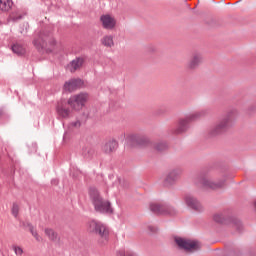
#> input picture images/TCGA-02-0001-01Z-00-DX2_20x_832_29856_256x256.png, 256 x 256 px, found by its file name
$ jupyter execute --allow-errors GBM_haralick_features.ipynb   (shell and % lines are left out)   (older library calls are emulated)
#> lines starting #> are read from the running program, lines starting #| are printed output that depends on the picture
[cell 1]
from __future__ import print_function

from sklearn import cluster
import histomicstk as htk

import numpy as np
import scipy as sp

import skimage.io
import skimage.measure
import skimage.color


import matplotlib.pyplot as plt
import matplotlib.patches as mpatches

import cv2
import numpy as np
import math

#Some nice default configuration for plots
plt.rcParams['figure.figsize'] = 15, 15
plt.rcParams['image.cmap'] = 'gray'
titlesize = 24

[cell 2]
# [62 lines left out: function circle_fit, not called in this run]

[cell 3]
inputImageFile = ('/home/raj/github/glioma_histo_img_classifier_lob/images/TCGA-02-0001-01Z-00-DX2_20x_832_29856_256x256.png')  # H&E.png

imInput = skimage.io.imread(inputImageFile)[:, :, :3]
#> imInput is the input picture: shape (256, 256, 3); mean R, G, B 211.5, 136.5, 168.9

plt.imshow(imInput)
_ = plt.title('Input Image', fontsize=16)

[cell 4]
## GLCM calculation
grayscaled=skimage.color.rgb2gray(imInput)
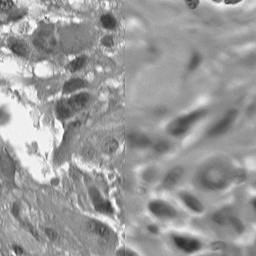
#> grayscaled: shape (256, 256) float64; min 0.176, max 0.999, mean 0.607
#> (the rest of this cell did not finish here and is left out)

#> (a cell that did not finish here is left out)

#> (a cell that did not finish here is left out)

#> (a cell that did not finish here is left out)

#> (a cell that did not finish here is left out)

[cell 9]
# Haralick features calculation

[cell 10]
# defining feature extractor that we want to use
extractor = cv2.xfeatures2d.SIFT_create()
#extractor = cv2.SIFT()

def features(image, extractor):
    keypoints, descriptors = extractor.detectAndCompute(image, None)
    return keypoints, descriptors

#> (a cell that did not finish here is left out)

[cell 12]
image_path = "/home/raj/github/glioma_histo_img_classifier_lob/images"

[cell 13]
descriptor_list = []
#> (the rest of this cell did not finish here and is left out)

#> (a cell that did not finish here is left out)

[cell 15]
# [6 lines left out: function build_histogram, not called in this run]

[cell 16]
from sklearn.cluster import KMeans

kmeans = KMeans(n_clusters = 800)
#> (the rest of this cell did not finish here and is left out)

[cell 17]
image1= "/home/raj/github/glioma_histo_img_classifier_lob/images/TCGA-02-0001-01Z-00-DX2_20x_832_29856_256x256.png"

[cell 18]
from sklearn.neighbors import NearestNeighbors

data = cv2.imread(image1)
#> (the rest of this cell did not finish here and is left out)

### K Means Cluster Analysis

[cell 19]
# Converting 3D image data into 2D data for k-means clustering
x, y, z = imInput.shape
#> x = 256; y = 256; z = 3
image_2d = imInput.reshape(x*y, z)
image_2d.shape
#> Out = (65536, 3)

[cell 20]
# Applying K-means clusters on the given image
# As the input is image object, the clusters are color intensity
# Based on pixel (colored) distances from the respective cluster_centers
kmeans_cluster_00 = cluster.KMeans(n_clusters=3)
kmeans_cluster_00.fit(image_2d)
cluster_centers_00 = kmeans_cluster_00.cluster_centers_
cluster_labels_00 = kmeans_cluster_00.labels_

[cell 21]
cluster_labels_00

[cell 22]
cluster_centers_00

[cell 23]
kmeans_cluster_00.cluster_centers_[:,0]

[cell 24]
kmeans_cluster_00.cluster_centers_[:,1]

[cell 25]
kmeans_cluster_00.cluster_centers_[:,2]

[cell 26]
white = 0
purple = 0
pink = 0
for i in range (0,65535):
    if (cluster_labels_00[i] == 0): white=white+1
    if (cluster_labels_00[i] == 1): pink=pink+1
    if (cluster_labels_00[i] == 2): purple=purple+1

print (purple, white, pink)

[cell 27]
from matplotlib.ticker import FormatStrFormatter

data = cluster_labels_00
fig, ax = plt.subplots()
counts, bins, patches = ax.hist(data, facecolor='yellow', edgecolor='gray')
# Set the ticks to be at the edges of the bins.
ax.set_xticks(bins)
ax.set_title('k-means cluster centers of histo image')
ax.set_ylabel('# of image Pixels')
ax.set_xlabel('Bin:White Pixels                      Bin:Pink Pixels                Bin:Purple Pixels  ')

plt.show()
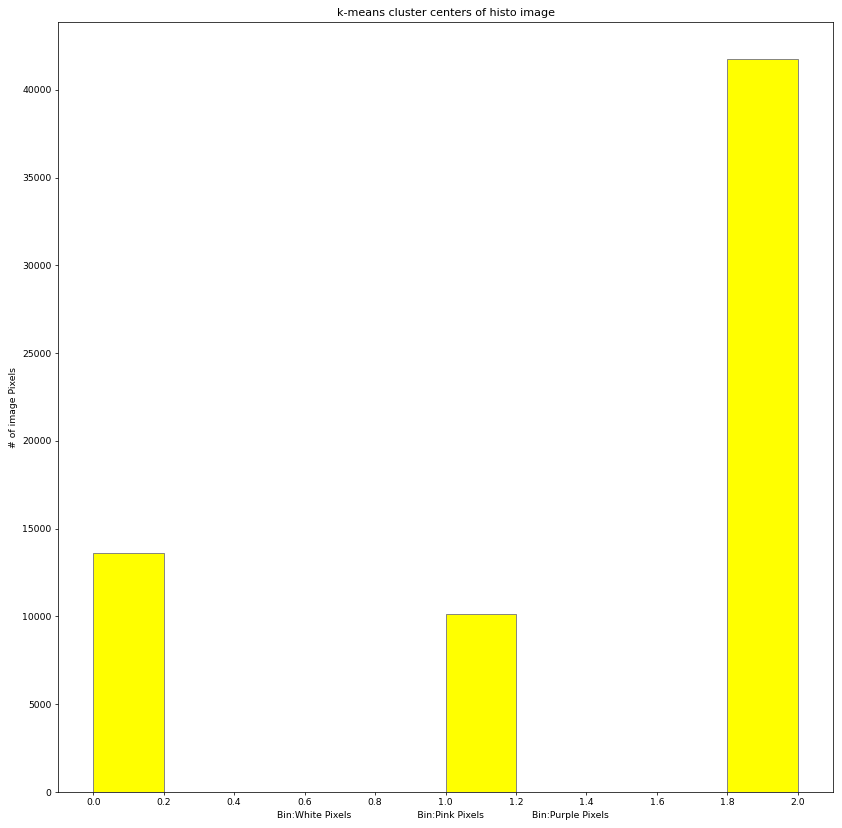
#> figure drawn by matplotlib, 1 panel; tallest bar 41775 high, from x = 1.8 to 2

[cell 28]
plt.xlabel= "Red"
plt.ylabel= "Green"
plt.scatter(image_2d[:,0],image_2d[:,1],image_2d[:,2], c=kmeans_cluster_00.labels_, cmap='rainbow')
plt.scatter(kmeans_cluster_00.cluster_centers_[:,0],kmeans_cluster_00.cluster_centers_[:,1],kmeans_cluster_00.cluster_centers_[:,2], color='black')
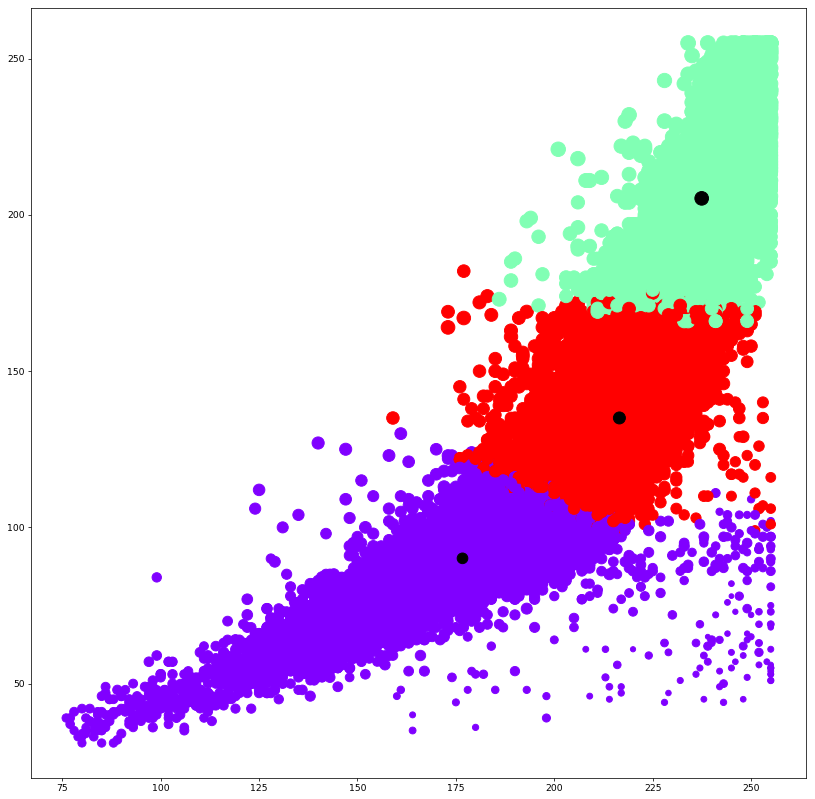
#> figure drawn by matplotlib, 1 panel
